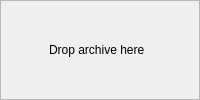
                                        <widget class="QWidget" name="page_14">
                                         <layout class="QHBoxLayout" name="horizontalLayout_28">
                                          <property name="spacing">
                                           <number>0</number>
                                          </property>
                                          <property name="leftMargin">
                                           <number>0</number>
                                          </property>
                                          <property name="topMargin">
                                           <number>0</number>
                                          </property>
                                          <property name="rightMargin">
                                           <number>0</number>
                                          </property>
                                          <property name="bottomMargin">
                                           <number>0</number>
                                          </property>
                                          <item>
                                           <widget class="CQFrameZipFile" name="dropNewMainVersionSupArchive">
                                            <property name="mouseTracking">
                                             <bool>true</bool>
                                            </property>
                                            <property name="acceptDrops">
                                             <bool>true</bool>
                                            </property>
                                            <property name="frameShape">
                                             <enum>QFrame::StyledPanel</enum>
                                            </property>
                                            <property name="frameShadow">
                                             <enum>QFrame::Raised</enum>
                                            </property>
                                            <layout class="QHBoxLayout" name="horizontalLayout_29">
                                             <property name="spacing">
                                              <number>0</number>
                                             </property>
                                             <property name="leftMargin">
                                              <number>0</number>
                                             </property>
                                             <property name="topMargin">
                                              <number>0</number>
                                             </property>
                                             <property name="rightMargin">
                                              <number>0</number>
                                             </property>
                                             <property name="bottomMargin">
                                              <number>0</number>
                                             </property>
                                             <item>
                                              <widget class="QLabel" name="label_23">
                                               <property name="sizePolicy">
                                                <sizepolicy hsizetype="Fixed" vsizetype="Fixed">
                                                 <horstretch>0</horstretch>
                                                 <verstretch>0</verstretch>
                                                </sizepolicy>
                                               </property>
                                               <property name="minimumSize">
                                                <size>
                                                 <width>30</width>
                                                 <height>30</height>
                                                </size>
                                               </property>
                                               <property name="maximumSize">
                                                <size>
                                                 <width>30</width>
                                                 <height>30</height>
                                                </size>
                                               </property>
                                               <property name="text">
                                                <string/>
                                               </property>
                                               <property name="pixmap">
                                                <pixmap resource="resources_rc.qrc">:/icon/icons/plus-circle.svg</pixmap>
                                               </property>
                                               <property name="alignment">
                                                <set>Qt::AlignCenter</set>
                                               </property>
                                              </widget>
                                             </item>
                                             <item>
                                              <widget class="QLabel" name="label_24">
                                               <property name="sizePolicy">
                                                <sizepolicy hsizetype="Fixed" vsizetype="Fixed">
                                                 <horstretch>0</horstretch>
                                                 <verstretch>0</verstretch>
                                                </sizepolicy>
                                               </property>
                                               <property name="minimumSize">
                                                <size>
                                                 <width>140</width>
                                                 <height>16</height>
                                                </size>
                                               </property>
                                               <property name="maximumSize">
                                                <size>
                                                 <width>140</width>
                                                 <height>16</height>
                                                </size>
                                               </property>
                                               <property name="text">
                                                <string>Drop archive here</string>
                                               </property>
                                               <property name="alignment">
                                                <set>Qt::AlignLeading|Qt::AlignLeft|Qt::AlignVCenter</set>
                                               </property>
                                              </widget>
                                             </item>
                                            </layout>
                                           </widget>
                                          </item>
                                         </layout>
                                        </widget>
